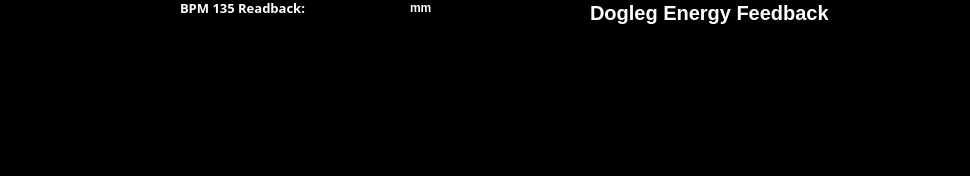
      <widget class="QWidget" name="f_L3B" native="true">
       <property name="styleSheet">
        <string notr="true">background-color: black</string>
       </property>
       <widget class="PyDMTimePlot" name="PyDMTimePlot_8">
        <property name="geometry">
         <rect>
          <x>0</x>
          <y>36</y>
          <width>961</width>
          <height>131</height>
         </rect>
        </property>
        <property name="toolTip">
         <string/>
        </property>
        <property name="yAxes">
         <stringlist>
          <string>{&quot;name&quot;: &quot;Axis 1&quot;, &quot;orientation&quot;: &quot;left&quot;, &quot;label&quot;: null, &quot;minRange&quot;: -1.0, &quot;maxRange&quot;: 1.0, &quot;autoRange&quot;: true, &quot;logMode&quot;: false}</string>
          <string>{&quot;name&quot;: &quot;New Axis 1&quot;, &quot;orientation&quot;: &quot;right&quot;, &quot;label&quot;: null, &quot;minRange&quot;: -1.0, &quot;maxRange&quot;: 1.0, &quot;autoRange&quot;: true, &quot;logMode&quot;: false}</string>
         </stringlist>
        </property>
        <property name="curves">
         <stringlist>
          <string>{&quot;channel&quot;: &quot;ca://PHYS:SYS0:1:SCLFB_DL_MEAS&quot;, &quot;plot_style&quot;: null, &quot;name&quot;: &quot;L3B Energy (MeV)&quot;, &quot;color&quot;: &quot;red&quot;, &quot;lineStyle&quot;: 1, &quot;lineWidth&quot;: 2, &quot;symbol&quot;: null, &quot;symbolSize&quot;: 10, &quot;yAxisName&quot;: &quot;Axis 1&quot;, &quot;barWidth&quot;: null, &quot;upperThreshold&quot;: null, &quot;lowerThreshold&quot;: null, &quot;thresholdColor&quot;: &quot;white&quot;}</string>
         </stringlist>
        </property>
        <property name="timeSpan">
         <double>300.000000000000000</double>
        </property>
        <property name="updateInterval">
         <double>0.100000000000000</double>
        </property>
       </widget>
       <widget class="QLabel" name="label_8">
        <property name="geometry">
         <rect>
          <x>590</x>
          <y>0</y>
          <width>341</width>
          <height>26</height>
         </rect>
        </property>
        <property name="font">
         <font>
          <pointsize>15</pointsize>
          <weight>75</weight>
          <bold>true</bold>
         </font>
        </property>
        <property name="styleSheet">
         <string notr="true">background-color: black;
color:rgb(255, 255, 255)</string>
        </property>
        <property name="text">
         <string>Dogleg Energy Feedback</string>
        </property>
       </widget>
       <widget class="PyDMByteIndicator" name="PyDMByteIndicator_6">
        <property name="geometry">
         <rect>
          <x>565</x>
          <y>5</y>
          <width>41</width>
          <height>16</height>
         </rect>
        </property>
        <property name="toolTip">
         <string/>
        </property>
        <property name="styleSheet">
         <string notr="true">background-color: black;</string>
        </property>
        <property name="alarmSensitiveContent" stdset="0">
         <bool>false</bool>
        </property>
        <property name="alarmSensitiveBorder" stdset="0">
         <bool>true</bool>
        </property>
        <property name="PyDMToolTip" stdset="0">
         <string/>
        </property>
        <property name="channel" stdset="0">
         <string>PHYS:SYS0:1:SCLFB_DL</string>
        </property>
        <property name="offColor" stdset="0">
         <color>
          <red>120</red>
          <green>120</green>
          <blue>120</blue>
         </color>
        </property>
        <property name="showLabels" stdset="0">
         <bool>true</bool>
        </property>
        <property name="bigEndian" stdset="0">
         <bool>false</bool>
        </property>
        <property name="circles" stdset="0">
         <bool>false</bool>
        </property>
        <property name="numBits" stdset="0">
         <number>1</number>
        </property>
        <property name="shift" stdset="0">
         <number>0</number>
        </property>
        <property name="labels" stdset="0">
         <stringlist>
          <string></string>
         </stringlist>
        </property>
       </widget>
       <widget class="QLabel" name="label_13">
        <property name="geometry">
         <rect>
          <x>180</x>
          <y>-5</y>
          <width>146</width>
          <height>26</height>
         </rect>
        </property>
        <property name="font">
         <font>
          <family>Sans Serif</family>
          <pointsize>10</pointsize>
          <weight>75</weight>
          <italic>false</italic>
          <bold>true</bold>
         </font>
        </property>
        <property name="styleSheet">
         <string notr="true">background-color: black;
color:rgb(255, 255, 255)</string>
        </property>
        <property name="text">
         <string>BPM 135 Readback:</string>
        </property>
       </widget>
       <widget class="PyDMLabel" name="PyDMLabel_6">
        <property name="geometry">
         <rect>
          <x>340</x>
          <y>0</y>
          <width>61</width>
          <height>15</height>
         </rect>
        </property>
        <property name="font">
         <font>
          <pointsize>11</pointsize>
          <weight>75</weight>
          <bold>true</bold>
         </font>
        </property>
        <property name="toolTip">
         <string/>
        </property>
        <property name="styleSheet">
         <string notr="true">background-color:black; color:rgb(0, 255, 0);</string>
        </property>
        <property name="alignment">
         <set>Qt::AlignRight|Qt::AlignTrailing|Qt::AlignVCenter</set>
        </property>
        <property name="precision" stdset="0">
         <number>0</number>
        </property>
        <property name="channel" stdset="0">
         <string>BPMS:DOG:135:FW:Y_SLOW</string>
        </property>
       </widget>
       <widget class="QLabel" name="label_19">
        <property name="geometry">
         <rect>
          <x>410</x>
          <y>0</y>
          <width>59</width>
          <height>15</height>
         </rect>
        </property>
        <property name="font">
         <font>
          <weight>75</weight>
          <bold>true</bold>
         </font>
        </property>
        <property name="styleSheet">
         <string notr="true">color:white</string>
        </property>
        <property name="text">
         <string>mm</string>
        </property>
       </widget>
       <zorder>PyDMTimePlot_8</zorder>
       <zorder>PyDMByteIndicator_6</zorder>
       <zorder>label_8</zorder>
       <zorder>label_13</zorder>
       <zorder>PyDMLabel_6</zorder>
       <zorder>label_19</zorder>
      </widget>
